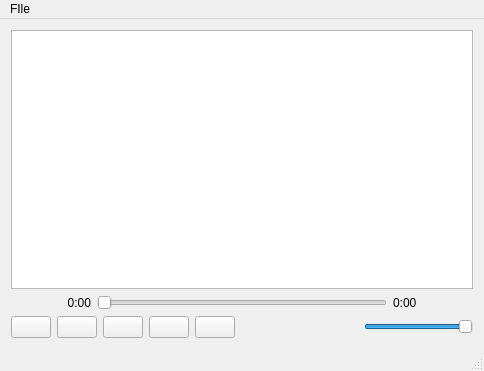
<?xml version="1.0" encoding="UTF-8"?>
<ui version="4.0">
 <class>MainWindow</class>
 <widget class="QMainWindow" name="MainWindow">
  <property name="geometry">
   <rect>
    <x>0</x>
    <y>0</y>
    <width>484</width>
    <height>371</height>
   </rect>
  </property>
  <property name="windowTitle">
   <string>Failamp</string>
  </property>
  <widget class="QWidget" name="centralWidget">
   <property name="sizePolicy">
    <sizepolicy hsizetype="Maximum" vsizetype="Maximum">
     <horstretch>0</horstretch>
     <verstretch>0</verstretch>
    </sizepolicy>
   </property>
   <layout class="QVBoxLayout" name="verticalLayout">
    <item>
     <widget class="QListView" name="playlistView">
      <property name="acceptDrops">
       <bool>true</bool>
      </property>
      <property name="showDropIndicator" stdset="0">
       <bool>true</bool>
      </property>
      <property name="dragDropMode">
       <enum>QAbstractItemView::DropOnly</enum>
      </property>
      <property name="defaultDropAction">
       <enum>Qt::CopyAction</enum>
      </property>
      <property name="alternatingRowColors">
       <bool>true</bool>
      </property>
      <property name="uniformItemSizes">
       <bool>true</bool>
      </property>
     </widget>
    </item>
    <item>
     <layout class="QHBoxLayout" name="horizontalLayout_4">
      <item>
       <widget class="QLabel" name="currentTimeLabel">
        <property name="minimumSize">
         <size>
          <width>80</width>
          <height>0</height>
         </size>
        </property>
        <property name="text">
         <string>0:00</string>
        </property>
        <property name="alignment">
         <set>Qt::AlignRight|Qt::AlignTrailing|Qt::AlignVCenter</set>
        </property>
       </widget>
      </item>
      <item>
       <widget class="QSlider" name="timeSlider">
        <property name="orientation">
         <enum>Qt::Horizontal</enum>
        </property>
       </widget>
      </item>
      <item>
       <widget class="QLabel" name="totalTimeLabel">
        <property name="minimumSize">
         <size>
          <width>80</width>
          <height>0</height>
         </size>
        </property>
        <property name="text">
         <string>0:00</string>
        </property>
        <property name="alignment">
         <set>Qt::AlignLeading|Qt::AlignLeft|Qt::AlignVCenter</set>
        </property>
       </widget>
      </item>
     </layout>
    </item>
    <item>
     <layout class="QHBoxLayout" name="horizontalLayout_5">
      <item>
       <widget class="QPushButton" name="previousButton">
        <property name="text">
         <string/>
        </property>
        <property name="icon">
         <iconset>
          <normaloff>images/control-skip-180.png</normaloff>images/control-skip-180.png</iconset>
        </property>
       </widget>
      </item>
      <item>
       <widget class="QPushButton" name="playButton">
        <property name="text">
         <string/>
        </property>
        <property name="icon">
         <iconset>
          <normaloff>images/control.png</normaloff>images/control.png</iconset>
        </property>
       </widget>
      </item>
      <item>
       <widget class="QPushButton" name="pauseButton">
        <property name="text">
         <string/>
        </property>
        <property name="icon">
         <iconset>
          <normaloff>images/control-pause.png</normaloff>images/control-pause.png</iconset>
        </property>
       </widget>
      </item>
      <item>
       <widget class="QPushButton" name="stopButton">
        <property name="text">
         <string/>
        </property>
        <property name="icon">
         <iconset>
          <normaloff>images/control-stop-square.png</normaloff>images/control-stop-square.png</iconset>
        </property>
       </widget>
      </item>
      <item>
       <widget class="QPushButton" name="nextButton">
        <property name="text">
         <string/>
        </property>
        <property name="icon">
         <iconset>
          <normaloff>images/control-skip.png</normaloff>images/control-skip.png</iconset>
        </property>
       </widget>
      </item>
      <item>
       <spacer name="horizontalSpacer">
        <property name="orientation">
         <enum>Qt::Horizontal</enum>
        </property>
        <property name="sizeHint" stdset="0">
         <size>
          <width>40</width>
          <height>20</height>
         </size>
        </property>
       </spacer>
      </item>
      <item>
       <widget class="QLabel" name="label">
        <property name="text">
         <string/>
        </property>
        <property name="pixmap">
         <pixmap>images/speaker-volume.png</pixmap>
        </property>
       </widget>
      </item>
      <item>
       <widget class="QSlider" name="volumeSlider">
        <property name="maximum">
         <number>100</number>
        </property>
        <property name="value">
         <number>100</number>
        </property>
        <property name="orientation">
         <enum>Qt::Horizontal</enum>
        </property>
       </widget>
      </item>
     </layout>
    </item>
   </layout>
  </widget>
  <widget class="QMenuBar" name="menuBar">
   <property name="geometry">
    <rect>
     <x>0</x>
     <y>0</y>
     <width>484</width>
     <height>22</height>
    </rect>
   </property>
   <widget class="QMenu" name="menuFIle">
    <property name="title">
     <string>FIle</string>
    </property>
    <addaction name="open_file_action"/>
   </widget>
   <addaction name="menuFIle"/>
  </widget>
  <widget class="QStatusBar" name="statusBar"/>
  <action name="open_file_action">
   <property name="text">
    <string>Open file...</string>
   </property>
  </action>
 </widget>
 <layoutdefault spacing="6" margin="11"/>
 <resources/>
 <connections/>
</ui>
